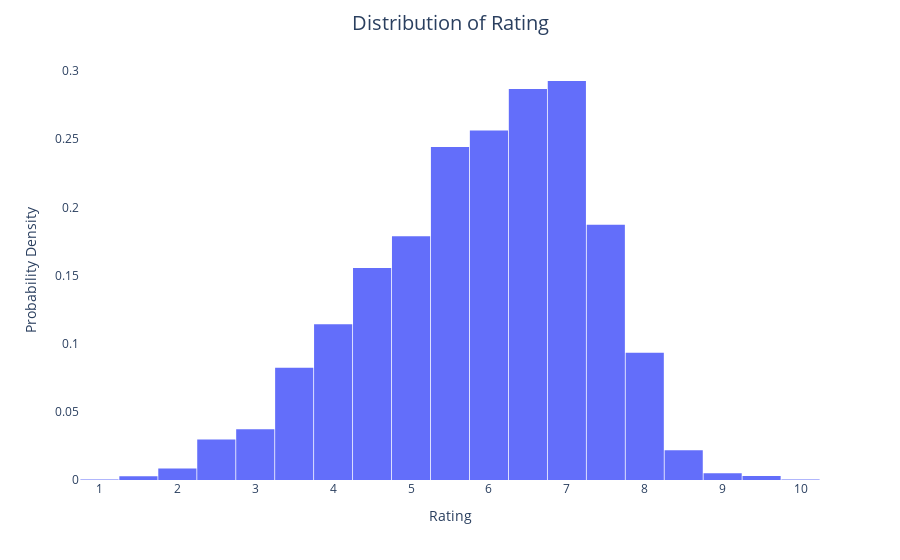

This figure's notebook cell:
### Code cell
rating_fig = px.histogram(df, x = 'Rating', histnorm='probability density', nbins = 40)
rating_fig.update_layout(title='Distribution of Rating', title_x=0.5, title_pad=dict(t=20), title_font=dict(size=20), xaxis_title='Rating', yaxis_title='Probability Density', xaxis=dict(showgrid=False), yaxis=dict(showgrid=False), bargap=0.02, plot_bgcolor = 'white')
rating_fig.show()

### Figure 1 — Plotly figure (JSON) as saved in the notebook; plotly's stock layout.template omitted (floating-point values rounded to 4 significant figures; data arrays with more than 128 entries replaced by an {"elided": "..."} marker saying what was removed)
{"data": [{"alignmentgroup": "True", "bingroup": "x", "histnorm": "probability density", "hovertemplate": "Rating=%{x}<br>probability density=%{y}<extra></extra>", "legendgroup": "", "marker": {"color": "#636efa", "pattern": {"shape": ""}}, "name": "", "nbinsx": 40, "offsetgroup": "", "orientation": "v", "showlegend": false, "type": "histogram", "x": {"elided": "11979 float values"}, "xaxis": "x", "yaxis": "y"}], "layout": {"autosize": true, "bargap": 0.02, "barmode": "relative", "legend": {"tracegroupgap": 0}, "margin": {"t": 60}, "plot_bgcolor": "white", "title": {"font": {"size": 20}, "pad": {"t": 20}, "text": "Distribution of Rating", "x": 0.5}, "xaxis": {"anchor": "y", "autorange": true, "domain": [0, 1], "range": [0.75, 10.25], "showgrid": false, "title": {"text": "Rating"}, "type": "linear"}, "yaxis": {"anchor": "x", "autorange": true, "domain": [0, 1], "range": [0, 0.3081], "showgrid": false, "title": {"text": "Probability Density"}}}}
